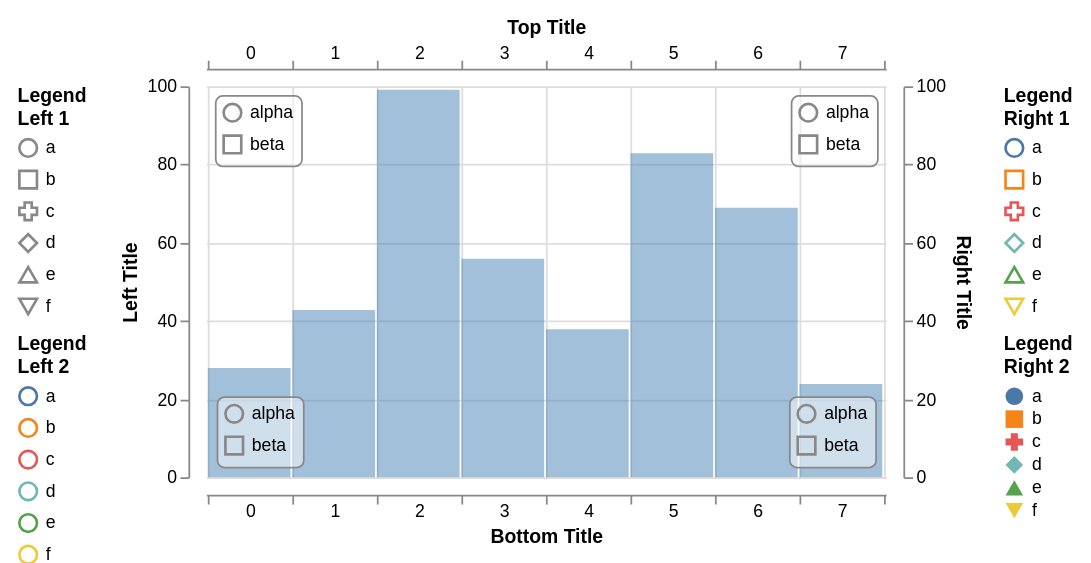

Here is the Vega-Lite specification saved for this chart:
### Vega specification from a JSON file in a GitHub repository (floating-point values rounded to 4 significant figures)
{"$schema": "https://vega.github.io/schema/vega/v5.json", "width": 600, "height": 300, "padding": 10, "autosize": "fit", "config": {"axisBand": {"bandPosition": 1, "labelPadding": -1, "tickExtra": true, "tickOffset": 0}}, "signals": [{"name": "offset", "value": 10, "bind": {"input": "range", "min": -10, "max": 10, "step": 1}}, {"name": "active", "value": null, "on": [{"events": {"marktype": "rect", "type": "mouseover"}, "update": "datum"}, {"events": {"marktype": "rect", "type": "mouseout"}, "update": "null"}]}], "data": [{"name": "values", "values": [{"x": 0, "y": 28}, {"x": 1, "y": 43}, {"x": 2, "y": 99}, {"x": 3, "y": 56}, {"x": 4, "y": 38}, {"x": 5, "y": 83}, {"x": 6, "y": 69}, {"x": 7, "y": 24}]}], "scales": [{"name": "xscale", "type": "band", "range": [0, {"signal": "width"}], "round": true, "domain": {"data": "values", "field": "x"}}, {"name": "yscale", "type": "linear", "range": [{"signal": "height"}, 0], "round": true, "domain": {"data": "values", "field": "y"}, "zero": true, "nice": true}, {"name": "shapeScale", "type": "ordinal", "domain": ["a", "b", "c", "d", "e", "f"], "range": ["circle", "square", "cross", "diamond", "triangle-up", "triangle-down"]}, {"name": "colorScale", "type": "ordinal", "domain": ["a", "b", "c", "d", "e", "f"], "range": "category"}, {"name": "innerScale", "type": "ordinal", "domain": ["alpha", "beta"], "range": ["circle", "square"]}], "axes": [{"scale": "yscale", "orient": "left", "tickCount": 5, "grid": false, "domain": true, "title": "Left Title", "offset": {"signal": "offset"}}, {"scale": "yscale", "orient": "right", "tickCount": 5, "grid": true, "domain": true, "title": "Right Title", "offset": {"signal": "offset"}}, {"scale": "xscale", "orient": "top", "grid": false, "domain": true, "title": "Top Title", "offset": {"signal": "offset"}}, {"scale": "xscale", "orient": "bottom", "grid": true, "domain": true, "title": "Bottom Title", "offset": {"signal": "offset"}}], "legends": [{"shape": "shapeScale", "stroke": "colorScale", "title": ["Legend", "Right 1"]}, {"shape": "shapeScale", "fill": "colorScale", "orient": "right", "title": ["Legend", "Right 2"]}, {"shape": "shapeScale", "orient": "left", "title": ["Legend", "Left 1"]}, {"stroke": "colorScale", "orient": "left", "title": ["Legend", "Left 2"]}, {"shape": "innerScale", "orient": "top-left", "offset": 5, "padding": 4, "encode": {"legend": {"enter": {"fill": {"value": "#fff"}, "fillOpacity": {"value": 0.5}, "stroke": {"value": "#888"}, "cornerRadius": {"value": 4}}}}}, {"shape": "innerScale", "orient": "top-right", "offset": 5, "padding": 4, "encode": {"legend": {"enter": {"fill": {"value": "#fff"}, "fillOpacity": {"value": 0.5}, "stroke": {"value": "#888"}, "cornerRadius": {"value": 4}}}}}, {"shape": "innerScale", "orient": "bottom-left", "offset": 6, "padding": 4, "encode": {"legend": {"enter": {"fill": {"value": "#fff"}, "fillOpacity": {"value": 0.5}, "stroke": {"value": "#888"}, "cornerRadius": {"value": 4}}}}}, {"shape": "innerScale", "orient": "bottom-right", "offset": 6, "padding": 4, "encode": {"legend": {"interactive": true, "enter": {"fill": {"value": "#fff"}, "fillOpacity": {"value": 0.5}, "stroke": {"value": "#888"}, "cornerRadius": {"value": 4}}, "update": {"stroke": {"value": "#888"}}, "hover": {"stroke": {"value": "#f8f"}}}}}], "marks": [{"type": "rect", "from": {"data": "values"}, "encode": {"update": {"x": {"scale": "xscale", "field": "x"}, "width": {"scale": "xscale", "band": 1, "offset": -1}, "y": {"scale": "yscale", "field": "y"}, "y2": {"scale": "yscale", "value": 0}, "fill": {"value": "steelblue"}, "fillOpacity": {"value": 0.5}, "stroke": {"color": {"l": {"value": 50}, "a": {"value": 100}, "b": {"value": -20}}}, "strokeWidth": [{"test": "datum===active", "value": 5}, {"value": 0}]}}}]}
